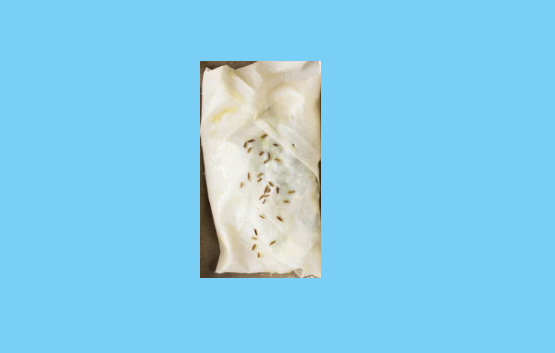
#> input picture modules/borek_2.png, 555 x 353 px, found by its file name
$ python augmentation_module.py
#> lines starting #> are read from the running program, lines starting #| are printed output that depends on the picture; long printed decimals are rounded
# augmentattion:
# input: an image where the object is placed in known orientation and position
#
# rotate
# flip
# duplicate
# crop
# color filter whole image
# contrast filter whole image
# brightness filter whole image
# new background
#
# output: image with augmented object will be returned

import cv2
import copy
import numpy as np
import random
from typing import List, Tuple, Dict
import matplotlib.pyplot as plt

# Close any previous plots
plt.close('all')

def display_image(image: np.ndarray, title: str = ""):
    # Convert the image from BGR (OpenCV default) to RGB for display in matplotlib
    image_rgb = cv2.cvtColor(image, cv2.COLOR_BGR2RGB)
    plt.imshow(image_rgb)
    plt.title(title)
    plt.axis('off')
    plt.show()

def draw_bounding_boxes(image: np.ndarray, label: List[Tuple[int, float, float, float, float]], color=(0, 255, 0), thickness=2):
    copy_image = copy.deepcopy(image)
    h, w = copy_image.shape[:2]

    class_id, x_center, y_center, bbox_width, bbox_height = label

    # Convert normalized coordinates to pixel coordinates
    x_center_pixel = int(x_center * w)
    y_center_pixel = int(y_center * h)
    bbox_width_pixel = int(bbox_width * w)
    bbox_height_pixel = int(bbox_height * h)

    # Calculate the top-left and bottom-right corners of the bounding box
    x1 = int(x_center_pixel - bbox_width_pixel / 2)
    y1 = int(y_center_pixel - bbox_height_pixel / 2)
    x2 = int(x_center_pixel + bbox_width_pixel / 2)
    y2 = int(y_center_pixel + bbox_height_pixel / 2)

    # Draw the rectangle on the image
    cv2.rectangle(copy_image, (x1, y1), (x2, y2), color, thickness)

    # Optionally, draw the class label on the bounding box
    label_text = f"Class {class_id}"
    cv2.putText(copy_image, label_text, (x1, y1 - 10), cv2.FONT_HERSHEY_SIMPLEX, 0.5, color, 1)

    return copy_image

class ImageAugmentor:
    def __init__(self, frame: np.ndarray, labels: List[Tuple[int, float, float, float, float]]):
        self.original_frame = frame
        self.edited_frame = copy.deepcopy(frame)
        self.labels = labels
        self.h, self.w = self.original_frame.shape[:2]  # Store image height and width

    def label_to_coordinates(self, label):
        x_center, y_center, bbox_width, bbox_height = label[1:5]
        # Convert normalized center coordinates and dimensions to pixel values
        x_center_pixel = x_center * self.w
        y_center_pixel = y_center * self.h
        bbox_width_pixel = bbox_width * self.w
        bbox_height_pixel = bbox_height * self.h

        # Calculate the original corners of the bounding box (before rotation)
        x1 = x_center_pixel - bbox_width_pixel / 2
        y1 = y_center_pixel - bbox_height_pixel / 2
        x2 = x_center_pixel + bbox_width_pixel / 2
        y2 = y_center_pixel + bbox_height_pixel / 2

        return x1, y1, x2, y2, bbox_width_pixel, bbox_height_pixel

    def center_image_with_yolo_labels(self, image: np.ndarray, target_size: Tuple[int, int]):
        target_height, target_width = target_size
        input_height, input_width = image.shape[:2]

        # Resize the input image if it's larger than the target size
        if input_height > target_height or input_width > target_width:
            image = cv2.resize(image, (target_width, target_height), interpolation=cv2.INTER_LINEAR)
            input_height, input_width = image.shape[:2]

        # Create new blank image with target size and fill it with black
        new_image = np.zeros((target_height, target_width, 3), dtype=np.uint8)
        new_image[:] = (246, 207, 122)

        # Calculate padding to center the input image
        x_offset = (target_width - input_width) // 2
        y_offset = (target_height - input_height) // 2

        # Place the original image at the center of the new image
        new_image[y_offset:y_offset + input_height, x_offset:x_offset + input_width] = image

        x_center, y_center, width, height = 0.5, 0.5, 1.0, 1.0
        # Adjust YOLO coordinates (they are normalized between 0 and 1, so we need to adjust them)
        new_x_center = (x_center * input_width + x_offset) / target_width
        new_y_center = (y_center * input_height + y_offset) / target_height
        new_width = width * input_width / target_width
        new_height = height * input_height / target_height

        new_yolo_label = [new_x_center, new_y_center, new_width, new_height]

        return new_image, new_yolo_label

    def rotate_image(self, angle: float):

        # Get rotation matrix for the entire frame
        center = (self.w // 2, self.h // 2)
        M = cv2.getRotationMatrix2D(center, angle, 1.0)
        rotated = cv2.warpAffine(self.edited_frame, M, (self.w, self.h))

        # Updated images and labels after rotating the bounding box
        rotated_frames = []
        new_labels = []

        for label in self.labels:
            x1, y1, x2, y2 = self.label_to_coordinates(label)[0:4]

            # Define the four corners of the bounding box as a matrix
            box_corners = np.array([
                [x1, y1],  # top-left
                [x2, y1],  # top-right
                [x2, y2],  # bottom-right
                [x1, y2]   # bottom-left
            ])

            # Apply the rotation matrix to the bounding box corners
            rotated_corners = cv2.transform(np.array([box_corners]), M)[0]

            # Extract the new rotated coordinates by finding the min and max of the transformed corners
            x_min, y_min = np.min(rotated_corners, axis=0)
            x_max, y_max = np.max(rotated_corners, axis=0)

            # Draw the rotated bounding box on the image
            #cv2.rectangle(rotated, (int(x_min), int(y_min)), (int(x_max), int(y_max)), (0, 255, 0), 2)
            current_rotated = rotated[int(y_min):int(y_max), int(x_min):int(x_max)]
            rotated_frames.append(current_rotated)
            h, w = current_rotated.shape[0:2]  # Store image height and width

            # Convert the new bounding box back to YOLO format (normalized values)
            new_x_center = ((x_min + x_max) / 2) / w
            new_y_center = ((y_min + y_max) / 2) / h
            new_bbox_width = (x_max - x_min) / w
            new_bbox_height = (y_max - y_min) / h

            # Append the new label with the updated coordinates
            new_labels.append((label[0], new_x_center, new_y_center, new_bbox_width, new_bbox_height))

        return rotated_frames

    def flip_image(self, flip_code: int):
        flipped = cv2.flip(self.edited_frame, flip_code)

        # Update labels for horizontal flip (flip_code = 1)
        if flip_code == 1:
            new_labels = [
                (class_id, 1 - x_center, y_center, width, height)
                for class_id, x_center, y_center, width, height in self.labels
            ]
        # Update labels for vertical flip (flip_code = 0)
        elif flip_code == 0:
            new_labels = [
                (class_id, x_center, 1 - y_center, width, height)
                for class_id, x_center, y_center, width, height in self.labels
            ]
        # Update labels for both axes flip (flip_code = -1)
        else:
            new_labels = [
                (class_id, 1 - x_center, 1 - y_center, width, height)
                for class_id, x_center, y_center, width, height in self.labels
            ]

        flipped_frames = []
        for label in new_labels:
            x1, y1, x2, y2 = self.label_to_coordinates(label)[0:4]

            current_flipped = flipped[int(y1):int(y2), int(x1):int(x2)]
            flipped_frames.append(current_flipped)

        return flipped_frames

    def cut_image(self, cut_factor: float):

        cropped_frames = []
        for label in self.labels:
            x_center, y_center, bbox_width, bbox_height = label[1:5]

            # Convert normalized values to pixel values
            x_center_pixel = int(x_center * self.w)
            y_center_pixel = int(y_center * self.h)
            bbox_width_pixel = int(bbox_width * self.w)
            bbox_height_pixel = int(bbox_height * self.h)

            # Calculate the coordinates of the bounding box
            x1 = max(0, x_center_pixel - bbox_width_pixel // 2)
            y1 = max(0, y_center_pixel - bbox_height_pixel // 2)
            x2 = min(self.w, x_center_pixel + bbox_width_pixel // 2)
            y2 = min(self.h, y_center_pixel + bbox_height_pixel // 2)

            # Randomly select a portion of the labelled area
            crop_width = random.randint(int(bbox_width_pixel * cut_factor), bbox_width_pixel)
            crop_height = random.randint(int(bbox_height_pixel * cut_factor), bbox_height_pixel)

            # Ensure the cropped portion stays within the bounding box
            crop_x1 = random.randint(x1, x2 - crop_width)
            crop_y1 = random.randint(y1, y2 - crop_height)
            crop_x2 = crop_x1 + crop_width
            crop_y2 = crop_y1 + crop_height

            # Crop the randomly selected portion from the image
            cropped_area = self.edited_frame[crop_y1:crop_y2, crop_x1:crop_x2]

            # Append the cropped area and corresponding label to the list
            cropped_frames.append(cropped_area)

        return cropped_frames

    def duplicate_image(self):
        duplicated_frames = []
        for label in self.labels:
            x1, y1, x2, y2 = self.label_to_coordinates(label)[0:4]
            current_duplicated = self.edited_frame[int(y1):int(y2), int(x1):int(x2)]
            duplicated_frames.append(current_duplicated)
        return duplicated_frames

    def zoom_image(self, zoom_factor: float):
        duplicated_frames = self.duplicate_image()
        zoomed_frames = []
        for frame in duplicated_frames:
            h, w = frame.shape[0:2]
            # Compute the new dimensions
            new_width = int(w * zoom_factor)
            new_height = int(h * zoom_factor)
            # Resize the image using INTER_LINEAR interpolation for enlarging
            resized_image = cv2.resize(frame, (new_width, new_height), interpolation=cv2.INTER_LINEAR)
            zoomed_frames.append(resized_image)

        return zoomed_frames

    def apply_color_filter(self, color_mode: int, custom: Tuple[int, int, int]):
        h, w, c = self.edited_frame.shape
        red_img  = np.full((h,w,c), (0,0,255), np.uint8)
        blue_img  = np.full((h,w,c), (0,255,0), np.uint8)
        green_img  = np.full((h,w,c), (255,0,0), np.uint8)
        custom_img = np.full((h,w,c), custom, np.uint8)
        # add the filter  with a weight factor of 20% to the target image
        if color_mode == 0: #red
            fused_img  = cv2.addWeighted(self.edited_frame, 0.8, red_img, 0.2, 0)
        elif color_mode == 1: #green
            fused_img  = cv2.addWeighted(self.edited_frame, 0.8, blue_img, 0.2, 0)
        elif color_mode == 2: #blue
            fused_img  = cv2.addWeighted(self.edited_frame, 0.8, green_img, 0.2, 0)
        elif color_mode == 3: # custom
            fused_img  = cv2.addWeighted(self.edited_frame, 0.8, custom_img, 0.2, 0)
        filtered_frames = []
        for label in self.labels:
            x1, y1, x2, y2 = self.label_to_coordinates(label)[0:4]
            current_filtered = fused_img[int(y1):int(y2), int(x1):int(x2)]
            filtered_frames.append(current_filtered)
        return filtered_frames

    def adjust_contrast_brightness(self, contrast: float, brightness: int):
        adjusted = cv2.convertScaleAbs(self.edited_frame, alpha=contrast, beta=brightness)
        adjusted_frames = []
        for label in self.labels:
            x1, y1, x2, y2 = self.label_to_coordinates(label)[0:4]
            current_adjusted = adjusted[int(y1):int(y2), int(x1):int(x2)]
            adjusted_frames.append(current_adjusted)
        return adjusted_frames

    def augment(self, apply_rotate: bool = False, angle: float = 0,
            apply_flip: bool = False, flip_code: int = 1,
            apply_duplicate: bool = False,
            apply_cut: bool = False, cut_factor: float = 0.5,
            apply_zoom: bool = False, zoom_factor: float = 1.5,
            apply_color_filter: bool = False, color_mode: int = 1, custom = (0, 0, 0),
            apply_contrast_brightness: bool = False, contrast: float = 1.0, brightness: int = 0
            ):

        augmented_images = []
        target_size = (self.h, self.w)

        # Rotate
        if apply_rotate:
            rotated_image = self.rotate_image(angle)
            for image in rotated_image:
                rotated_images, labels = self.center_image_with_yolo_labels(image, target_size)
                augmented_images.append({"rotate": (rotated_images, labels)})

        # Flip
        if apply_flip:
            flipped_image = self.flip_image(flip_code)
            for image in flipped_image:
                flipped_images, labels = self.center_image_with_yolo_labels(image, target_size)
                augmented_images.append({"flip": (flipped_images, labels)})

        # Duplicate
        if apply_duplicate:
            duplicated_image = self.duplicate_image()
            for image in duplicated_image:
                duplicated_images, labels = self.center_image_with_yolo_labels(image, target_size)
                augmented_images.append({"duplicate": (duplicated_images, labels)})

        # Cut
        if apply_cut:
            cut_image = self.cut_image(cut_factor)
            for image in cut_image:
                cut_images, labels = self.center_image_with_yolo_labels(image, target_size)
                augmented_images.append({"cut": (cut_images, labels)})

        # Zoom
        if apply_zoom:
            zoom_image = self.zoom_image(zoom_factor)
            for image in zoom_image:
                zoom_images, labels = self.center_image_with_yolo_labels(image, target_size)
                augmented_images.append({"zoom": (zoom_images, labels)})

        # Color Filter
        if apply_color_filter:
            color_filtered_image = self.apply_color_filter(color_mode, custom)
            for image in color_filtered_image:
                color_filtered_images, labels = self.center_image_with_yolo_labels(image, target_size)
                augmented_images.append({"color_filter": (color_filtered_images, labels)})

        # Contrast and Brightness
        if apply_contrast_brightness:
            contrast_brightness_image = self.adjust_contrast_brightness(contrast, brightness)
            for image in contrast_brightness_image:
                contrast_brightness_images, labels = self.center_image_with_yolo_labels(image, target_size)
                augmented_images.append({"contrast_brightness": (contrast_brightness_images, labels)})

        return augmented_images

# Example usage
image_path = "modules/borek_2.png"
frame = cv2.imread(image_path, cv2.IMREAD_COLOR)
#> frame is the input picture: shape (353, 555, 3); mean B, G, R 237, 205.7, 133.1

borek_labels = [[0, 0.47, 0.48, 0.22, 0.62]]  # Example label for one object
""" frame_with_boxes = draw_bounding_boxes(frame, borek_labels)
display_image(frame_with_boxes, f"Original Image with Bounding Box") """

# Create an instance of ImageAugmentor
augmentor = ImageAugmentor(frame, borek_labels)

# Perform augmentations
augmented_images = augmentor.augment(
    apply_rotate=True, angle=45,
    apply_flip=True, flip_code=1,
    apply_duplicate=True,
    apply_cut=True, cut_factor=0.8,
    apply_zoom=True, zoom_factor=1.5,
    apply_color_filter=True, color_mode=2, custom = (0, 0, 0), # color_mode=3 to use custom rgb
    apply_contrast_brightness=True, contrast=1.2, brightness=30
)
#> the loop in rotate_image, `for label in self.labels:` made 1 pass
#> pass 1, in rotate_image, `current_rotated = rotated[int(y_min):int(y_max), int(x_min):int(x_max)]`:
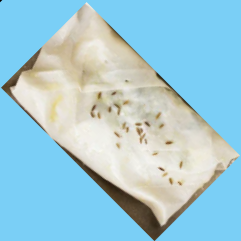
#> current_rotated: shape (241, 241, 3); mean B, G, R 215.5, 202.5, 159.5
#> after the loop in rotate_image, `for label in self.labels:`: new_labels = [(0, 1.08, 0.758, 1, 1)]; rotated_frames = 1 item
#> the loop in augment, `for image in rotated_image:` made 1 pass
#> (target_height in center_image_with_yolo_labels, target_width in center_image_with_yolo_labels, x_offset in center_image_with_yolo_labels, y_offset in center_image_with_yolo_labels, x_center in center_image_with_yolo_labels, y_center in center_image_with_yolo_labels) on pass 1: (353, 555, 157, 56, 0.5, 0.5)
#> the loop in flip_image, `for label in new_labels:` made 1 pass
#> pass 1, in flip_image, `current_flipped = flipped[int(y1):int(y2), int(x1):int(x2)]`:
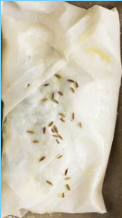
#> current_flipped: shape (218, 122, 3); mean B, G, R 179.5, 197.2, 203.9
#> the loop in augment, `for image in flipped_image:` made 1 pass
#> (target_height in center_image_with_yolo_labels, target_width in center_image_with_yolo_labels, x_offset in center_image_with_yolo_labels, y_offset in center_image_with_yolo_labels, x_center in center_image_with_yolo_labels, y_center in center_image_with_yolo_labels) on pass 1: (353, 555, 216, 67, 0.5, 0.5)
#> after the loop in augment, `for image in flipped_image:`: augmented_images = 2 items
#> after the loop in duplicate_image, `for label in self.labels:`: duplicated_frames = 1 item
#> the loop in augment, `for image in duplicated_image:` made 1 pass
#> after the loop in augment, `for image in duplicated_image:`: augmented_images = 3 items
#> the loop in cut_image, `for label in self.labels:` made 1 pass
#> pass 1, in cut_image, `cropped_area = self.edited_frame[crop_y1:crop_y2, crop_x1:crop_x2]`:
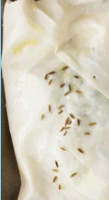
#> cropped_area: shape (200, 109, 3); mean B, G, R 186, 202.8, 209
#> after the loop in cut_image, `for label in self.labels:`: cropped_frames = 1 item
#> the loop in augment, `for image in cut_image:` made 1 pass
#> (target_height in center_image_with_yolo_labels, target_width in center_image_with_yolo_labels, x_offset in center_image_with_yolo_labels, y_offset in center_image_with_yolo_labels, x_center in center_image_with_yolo_labels, y_center in center_image_with_yolo_labels) on pass 1: (353, 555, 223, 76, 0.5, 0.5)
#> after the loop in augment, `for image in cut_image:`: augmented_images = 4 items
#> in zoom_image, `duplicated_frames = self.duplicate_image()`: duplicated_frames = 1 item
#> the loop in zoom_image, `for frame in duplicated_frames:` made 1 pass
#> (h, w, new_width, new_height) on pass 1: (218, 122, 183, 327)
#> pass 1, in zoom_image, `resized_image = cv2.resize(frame, (new_width, new_height), interpolati..`:
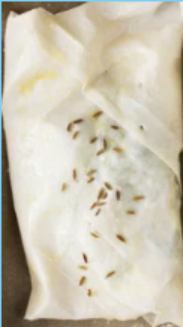
#> resized_image: shape (327, 183, 3); mean B, G, R 179.4, 197.1, 203.8
#> the loop in augment, `for image in zoom_image:` made 1 pass
#> (target_height in center_image_with_yolo_labels, target_width in center_image_with_yolo_labels, x_offset in center_image_with_yolo_labels, y_offset in center_image_with_yolo_labels, x_center in center_image_with_yolo_labels, y_center in center_image_with_yolo_labels) on pass 1: (353, 555, 186, 13, 0.5, 0.5)
#> after the loop in augment, `for image in zoom_image:`: augmented_images = 5 items
#> the loop in apply_color_filter, `for label in self.labels:` made 1 pass
#> pass 1, in apply_color_filter, `current_filtered = fused_img[int(y1):int(y2), int(x1):int(x2)]`:
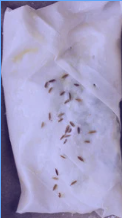
#> current_filtered: shape (218, 122, 3); mean B, G, R 194.6, 157.7, 163.1
#> after the loop in apply_color_filter, `for label in self.labels:`: filtered_frames = 1 item
#> the loop in augment, `for image in color_filtered_image:` made 1 pass
#> after the loop in augment, `for image in color_filtered_image:`: augmented_images = 6 items
#> the loop in adjust_contrast_brightness, `for label in self.labels:` made 1 pass
#> pass 1, in adjust_contrast_brightness, `current_adjusted = adjusted[int(y1):int(y2), int(x1):int(x2)]`:
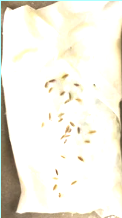
#> current_adjusted: shape (218, 122, 3); mean B, G, R 228.8, 239, 241.4
#> after the loop in adjust_contrast_brightness, `for label in self.labels:`: adjusted_frames = 1 item
#> the loop in augment, `for image in contrast_brightness_image:` made 1 pass
#> pass 1, in augment, `contrast_brightness_images, labels = self.center_image_with_yolo_label..`:
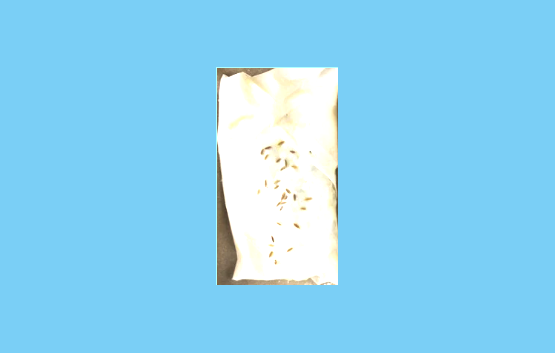
#> contrast_brightness_images: shape (353, 555, 3); mean B, G, R 243.7, 211.3, 138.2
#> after the loop in augment, `for image in contrast_brightness_image:`: augmented_images = 7 items
#> augmented_images = 7 items

# Display augmented images with their respective transformations
for augment in augmented_images:
    for augmentation_type, (image, label) in augment.items():
        print(f"Augmentation: {augmentation_type}, Image: {image.shape}, Label: {label}")

        #image_with_boxes = image
        """ if augmentation_type!= 'rotate':
            # Draw bounding boxes on the image
            image_with_boxes = draw_bounding_boxes(image[i], labels[i]) """

        # Display the augmented image with bounding boxes
        display_image(image, f"Augmentation: {augmentation_type}")
#> this loop made 7 passes
#| Augmentation: rotate, Image: (353, 555, 3), Label: [0.5, 0.5, 0.4342, 0.6827]
#| Augmentation: flip, Image: (353, 555, 3), Label: [0.4991, 0.4986, 0.2198, 0.6176]
#| Augmentation: duplicate, Image: (353, 555, 3), Label: [0.4991, 0.4986, 0.2198, 0.6176]
#| Augmentation: cut, Image: (353, 555, 3), Label: [0.5, 0.4986, 0.1964, 0.5666]
#| Augmentation: zoom, Image: (353, 555, 3), Label: [0.5, 0.5, 0.3297, 0.9263]
#| Augmentation: color_filter, Image: (353, 555, 3), Label: [0.4991, 0.4986, 0.2198, 0.6176]
#| Augmentation: contrast_brightness, Image: (353, 555, 3), Label: [0.4991, 0.4986, 0.2198, 0.6176]
